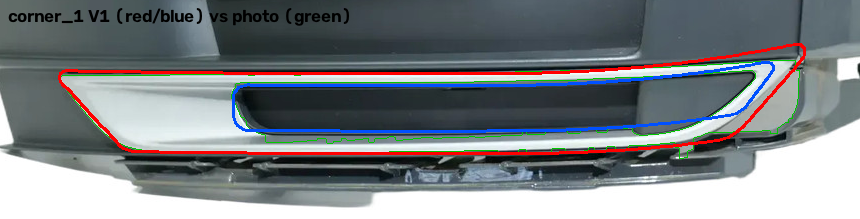
#> input picture audi-q2-81A807925A/work/ov_v1_corner_1.png, 860 x 219 px, given in place of mask_corner_1.png, which was not available
$ python fit_v1b.py
#> lines starting #> are read from the running program, lines starting #| are printed output that depends on the picture; after the words box and inside, x2 and y2 are one past the last pixel; in counts of white or black regions, pixels touching at a corner belong together; pictures that were not available may be replaced by others from this repository, and a replacement may not be noted
### audi-q2-81A807925A/cad/geometry/planform.py
"""Front-view (XY) planform of 81A807925A: outer contour + through-opening.

All corners are exact tangent arcs (line / arc segments), so the STEP keeps
true circular edges. Geometry is driven only by cad/parameters.py.
"""
import math
import numpy as np
import cadquery as cq

import parameters as P


def _unit(v):
    v = np.asarray(v, float)
    return v / np.linalg.norm(v)


def rounded_polygon(pts, radii):
    """Return a list of segments for a closed polygon with filleted corners.

    pts   : list of (x, y) vertices (closed implicitly)
    radii : corner radius per vertex (0 = sharp)
    segments: ("line", p0, p1) | ("arc", p0, pm, p1)
    """
    n = len(pts)
    pts = [np.asarray(p, float) for p in pts]
    corners = []
    for i in range(n):
        p_prev, p, p_next = pts[i - 1], pts[i], pts[(i + 1) % n]
        r = radii[i]
        u_in = _unit(p_prev - p)     # toward previous vertex
        u_out = _unit(p_next - p)    # toward next vertex
        cosang = float(np.clip(np.dot(u_in, u_out), -1.0, 1.0))
        theta = math.acos(cosang)    # interior angle at vertex
        if r <= 0 or theta < 1e-6 or abs(theta - math.pi) < 1e-6:
            corners.append((p, None, p))
            continue
        d = r / math.tan(theta / 2.0)
        # keep tangent points inside the adjacent edges
        d = min(d, 0.49 * np.linalg.norm(p_prev - p), 0.49 * np.linalg.norm(p_next - p))
        r_eff = d * math.tan(theta / 2.0)
        t_in = p + u_in * d
        t_out = p + u_out * d
        bis = _unit(u_in + u_out)
        center = p + bis * (r_eff / math.sin(theta / 2.0))
        mid = center - bis * r_eff
        corners.append((t_in, mid, t_out))
    segs = []
    for i in range(n):
        t_in, mid, t_out = corners[i]
        if mid is not None:
            segs.append(("arc", t_in, mid, t_out))
        nxt_in = corners[(i + 1) % n][0]
        if np.linalg.norm(nxt_in - t_out) > 1e-6:
            segs.append(("line", t_out, nxt_in))
    return segs


# [9 lines left out: function segments_to_wire, not called in this run]


def _outer_raw(dx_tip=0.0, dx_out=0.0):
    pts = [
        (0.0 - dx_tip, 0.0),                  # A inner tip (top-left), sharp vertex
        (P.L + dx_out, -P.TOP_EDGE_BOW),      # B outer top corner (X extreme), sharp vertex
        (P.L - P.OUTER_RUN, -P.H),            # C outer bottom corner
        (P.INNER_RUN, -P.H),                  # D inner bottom corner
    ]
    radii = [P.R_TIP, P.R_OUTER_TOP, P.R_OUTER_BOT, P.R_INNER_BOT]
    # build clockwise -> reverse to CCW for a positive face normal (+Z)
    return pts[::-1], radii[::-1]


_DX = None


def outer_outline():
    """Outer contour, installed front view. Tip at top-left (inner end).
    Sharp vertices A and B are pushed outward so that the ROUNDED outline
    spans exactly X = 0 ... L (L is the photo-measured visible extent)."""
    global _DX
    if _DX is None:
        dx_tip = dx_out = 0.0
        for _ in range(4):
            pts, radii = _outer_raw(dx_tip, dx_out)
            xs = _sample(pts, radii)[:, 0]
            dx_tip += xs.min() - 0.0
            dx_out += P.L - xs.max()
        _DX = (dx_tip, dx_out)
    return _outer_raw(*_DX)


def _sample(pts, radii, step=0.5):
    return _polyline(rounded_polygon(pts, radii), step)


def outer_x_at(y):
    """X of the (sharp) outer slanted end at height y (y in [-H, 0])."""
    return P.L - P.OUTER_RUN * (-y) / P.H


def inner_x_at(y):
    """X of the (sharp) inner slanted end at height y."""
    return P.INNER_RUN * (-y) / P.H


def opening_outline():
    y_top = -P.W_TOP
    y_bot = -(P.H - P.W_BOT)
    x_rt = outer_x_at(y_top) - P.W_OUTER
    x_rb = outer_x_at(y_bot) - P.W_OUTER
    pts = [
        (P.OPEN_X0, y_top),
        (x_rt, y_top),
        (x_rb, y_bot),
        (P.OPEN_X0, y_bot),
    ]
    radii = [P.R_OPEN_IN, P.R_OPEN_OUT_TOP, P.R_OPEN_OUT_BOT, P.R_OPEN_IN]
    return pts[::-1], radii[::-1]


# ---------------------------------------------------------------------------
# V2: independent periodic splines (control points photo-fitted), active when
# parameters define OUTER_CPS / OPENING_CPS. V1 (lines + arcs) otherwise.
# ---------------------------------------------------------------------------
def _spline_mode(which):
    return getattr(P, "OUTER_CPS" if which == "outer" else "OPENING_CPS", None) is not None


# [93 lines left out: functions spline_points, _offset_cps, _spline_wire, _poly_wire, outer_wire, opening_wire, not called in this run]


def outline_polyline(which="outer", step=1.0):
    """Sampled 2D outline (numpy Nx2), used for photo overlays / docs."""
    if _spline_mode(which):
        pts = spline_points(which, 2000)
        d = np.r_[0, np.cumsum(np.linalg.norm(np.diff(pts, axis=0), axis=1))]
        t = np.arange(0, d[-1], step)
        return np.c_[np.interp(t, d, pts[:, 0]), np.interp(t, d, pts[:, 1])]
    pts, radii = outer_outline() if which == "outer" else opening_outline()
    return _polyline(rounded_polygon(pts, radii), step)


def _polyline(segs, step=1.0):
    out = []
    for s in segs:
        if s[0] == "line":
            p0, p1 = s[1], s[2]
            n = max(2, int(np.linalg.norm(p1 - p0) / step))
            out += [p0 + (p1 - p0) * t for t in np.linspace(0, 1, n, endpoint=False)]
        else:
            p0, pm, p1 = s[1], s[2], s[3]
            # circle through 3 points
            ax, ay = p0; bx, by = pm; cx, cy = p1
            d = 2 * (ax * (by - cy) + bx * (cy - ay) + cx * (ay - by))
            ux = ((ax**2 + ay**2) * (by - cy) + (bx**2 + by**2) * (cy - ay) + (cx**2 + cy**2) * (ay - by)) / d
            uy = ((ax**2 + ay**2) * (cx - bx) + (bx**2 + by**2) * (ax - cx) + (cx**2 + cy**2) * (bx - ax)) / d
            c = np.array([ux, uy]); r = np.linalg.norm(p0 - c)
            a0 = math.atan2(*(p0 - c)[::-1]); am = math.atan2(*(pm - c)[::-1]); a1 = math.atan2(*(p1 - c)[::-1])
            # choose direction passing through am
            def norm(a): return (a - a0) % (2 * math.pi)
            ccw = norm(am) < norm(a1)
            span = norm(a1) if ccw else -((a0 - a1) % (2 * math.pi))
            n = max(3, int(abs(span) * r / step))
            out += [c + r * np.array([math.cos(a0 + span * t), math.sin(a0 + span * t)])
                    for t in np.linspace(0, 1, n, endpoint=False)]
    return np.array(out)


# ---------------------------------------------------------------------------
# V7: raised rail beads + recessed levels between them (photo alB_1, alA_3, fre_2).
#  LEDGE  : outer inset by W_BEAD (bead = constant-width band along the outer edge),
#           set back by D_LEDGE; along the opening it is the thin ledge that ends with
#           the two steps near END B (clipped at FLOOR_S_MAX: the END B loop is bead only).
#  POCKET : END A only, between the straight extensions of the opening top / bottom
#           edges ('sopra e sotto continuano dritte'), kept >= POCKET_RIM inside the
#           bead, set back by D_RECESS (the 'rientro').
# Both run 0.5 mm into the opening (no faces coincident with the opening walls) and
# are morphologically opened to drop strips narrower than FLOOR_MIN_W.
# ---------------------------------------------------------------------------
# [102 lines left out: functions recess_polygons, _ring_spline_wire, recess_wires, outer_smooth_polygon, recess_regions_smooth, not called in this run]

### audi-q2-81A807925A/work/fitlib.py
"""Silhouette-based camera / shape fitting against exact-target photos.

Model curves = planform outlines (outer, opening) lifted onto the visible surface
z = zf(s, y; Zparams), converted to the right-handed CAD frame X = L - s.
Camera = pinhole (rvec, tvec, f), principal point at image centre, no distortion.
Residuals = symmetric chamfer distance (model->photo via distance transform,
photo->model via KD-tree), in pixels.
"""
import json, math, os, sys
import numpy as np, cv2
from scipy.optimize import least_squares
from scipy.spatial import cKDTree

ROOT = os.path.dirname(os.path.dirname(os.path.abspath(__file__)))
sys.path.insert(0, os.path.join(ROOT, "cad"))
import parameters as P  # noqa
from geometry import planform as PF  # noqa

ZDEF = dict(sag=P.Z_SAG_MAIN, u0=P.X_WRAP_START, zw=P.Z_WRAP_OUTER, p=P.WRAP_EXP,
            pitch=P.PITCH_DEG, twist=P.TWIST_OUTER_DEG, crown=0.0)


def zf(s, y, Z):
    Hh = Z.get("H", P.H)
    u = np.clip(s / P.L, -0.1, 1.1)
    w = np.clip((u - Z["u0"]) / (1 - Z["u0"]), 0, None)
    pitch = np.radians(Z["pitch"] + Z["twist"] * np.clip(w, 0, 1))
    v = np.clip(-y / Hh, 0, 1)
    z = (-Z["sag"] * 4 * u * (1 - u) + Z["zw"] * w ** Z["p"] + (y + Hh / 2) * np.tan(pitch)
         - Z["crown"] * 4 * v * (1 - v))
    z0 = (Hh / 2) * math.tan(math.radians(Z["pitch"]))
    return z - z0


def lift(sy, Z):
    s, y = sy[:, 0], sy[:, 1]
    return np.c_[P.L - s, y, zf(s, y, Z)]


def model_curves(Z=ZDEF, outer=None, opening=None):
    o = PF.outline_polyline("outer", 2.0) if outer is None else outer
    i = PF.outline_polyline("opening", 2.0) if opening is None else opening
    return lift(o, Z), lift(i, Z)


def load_photo(name):
    m = cv2.imread(os.path.join(ROOT, "work", f"mask_{name}.png"), 0)
    cs, hier = cv2.findContours(m, cv2.RETR_CCOMP, cv2.CHAIN_APPROX_NONE)
    hier = hier[0]
    outer = max([c for c, h in zip(cs, hier) if h[3] < 0], key=cv2.contourArea)[:, 0, :].astype(float)
    holes = [c for c, h in zip(cs, hier) if h[3] >= 0]
    hole = max(holes, key=cv2.contourArea)[:, 0, :].astype(float) if holes else None
    H, W = m.shape
    def dt(pts):
        img = np.full((H, W), 255, np.uint8)
        cv2.polylines(img, [pts.astype(np.int32).reshape(-1, 1, 2)], True, 0, 1)
        return cv2.distanceTransform(img, cv2.DIST_L2, 5)
    return dict(name=name, W=W, H=H, outer=outer, hole=hole, dt_outer=dt(outer),
                dt_hole=dt(hole) if hole is not None else None,
                kd_outer=cKDTree(outer), kd_hole=cKDTree(hole) if hole is not None else None)


# [109 lines left out: functions project, _sample, residuals, init_cams, fit_camera, fit_camera_fixed_f and 1 more, not called in this run]

### audi-q2-81A807925A/work/fit_v1b.py
import json, numpy as np, warnings, cv2; warnings.filterwarnings("ignore")
from fitlib import *
names=["corner_1","corner_2","corner_3","corner_4","corner_5","corner_6"]
Xo,Xi=model_curves(); phs={n:load_photo(n) for n in names}
#> in load_photo, `m = cv2.imread(os.path.join(ROOT, "work", f"mask_{name}.png"), 0)`:
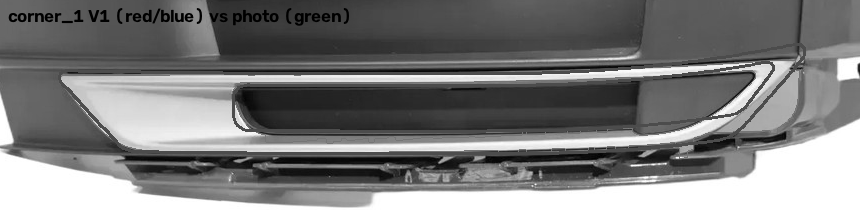
#> m: shape (219, 860); min 0, max 255, mean 127.2
#> in load_photo, `cs, hier = cv2.findContours(m, cv2.RETR_CCOMP, cv2.CHAIN_APPROX_NONE)`: cs = 110 contours, 79 with area under 20; largest, box (x1, y1, x2, y2) and area: (0, 0, 860, 219) 187262, (142, 9, 152, 23) 62, (100, 10, 110, 23) 55, (74, 10, 84, 23) 55, (88, 10, 99, 23) 54
#> in load_photo, `outer = max([c for c, h in zip(cs, hier) if h[3] < 0], key=cv2.contour..`: outer = 2154 pairs, first value 0 to 859, second value 0 to 218
#> in load_photo, `holes = [c for c, h in zip(cs, hier) if h[3] >= 0]`: holes = 109 contours, 79 with area under 20; largest, box (x1, y1, x2, y2) and area: (142, 9, 152, 23) 62, (100, 10, 110, 23) 55, (74, 10, 84, 23) 55, (88, 10, 99, 23) 54, (161, 9, 170, 23) 54
#> in load_photo, `hole = max(holes, key=cv2.contourArea)[:, 0, :].astype(float) if holes..`: hole = 48 pairs, first value 142 to 151, second value 9 to 22
#> in dt, `cv2.polylines(img, [pts.astype(np.int32).reshape(-1, 1, 2)], True, 0, 1)`:
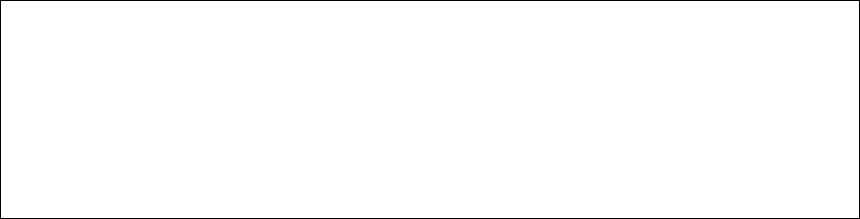
#> img: shape (219, 860); 98.9% white; black in thin lines or dots
#> in dt, `return cv2.distanceTransform(img, cv2.DIST_L2, 5)`:
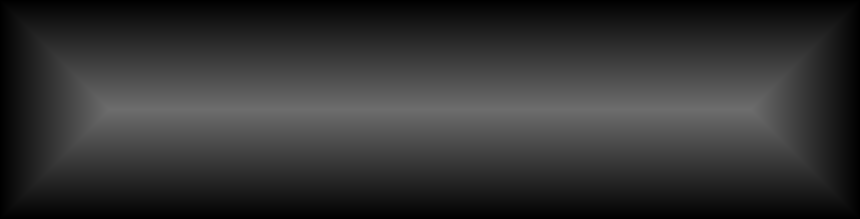
#> returned value: shape (219, 860) float32; min 0, max 109, mean 49.6
#> in dt (call 2), `img = np.full((H, W), 255, np.uint8)`: img: shape (219, 860); every value is 255
#> in dt (call 2), `cv2.polylines(img, [pts.astype(np.int32).reshape(-1, 1, 2)], True, 0, 1)`:
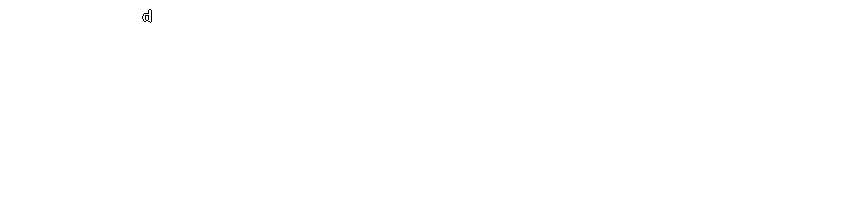
#> img: shape (219, 860); 100% white; black in thin lines or dots, all inside (x1, y1, x2, y2) = (142, 9, 152, 23)
#> in dt (call 2), `return cv2.distanceTransform(img, cv2.DIST_L2, 5)`:
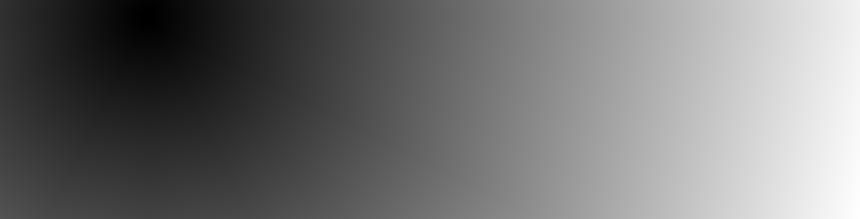
#> returned value: shape (219, 860) float32; min 0, max 746.8, mean 335.7; drawn with min black and max white
#> call 2 of load_photo, with name = 'corner_2'
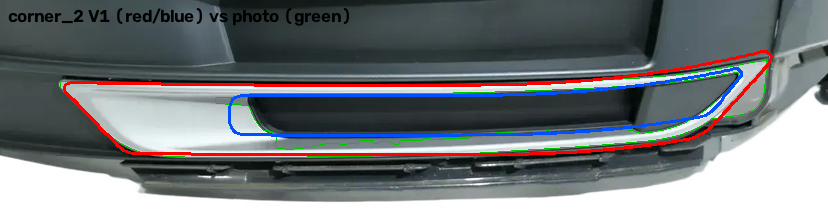
#> input picture audi-q2-81A807925A/work/ov_v1_corner_2.png, 828 x 218 px, given in place of mask_corner_2.png, which was not available
#> in load_photo (call 2), `m = cv2.imread(os.path.join(ROOT, "work", f"mask_{name}.png"), 0)`:
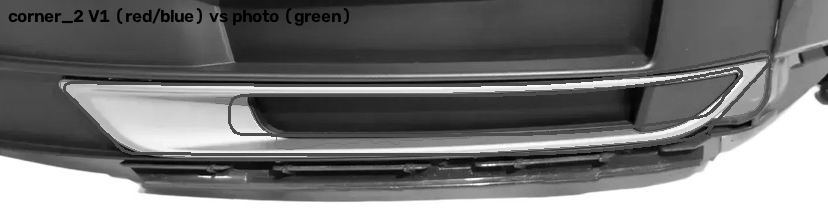
#> m: shape (218, 828); min 0, max 255, mean 119.3
#> in load_photo (call 2), `cs, hier = cv2.findContours(m, cv2.RETR_CCOMP, cv2.CHAIN_APPROX_NONE)`: cs = 106 contours, 74 with area under 20; largest, box (x1, y1, x2, y2) and area: (0, 0, 828, 218) 179459, (142, 9, 152, 23) 62, (100, 10, 110, 23) 55, (88, 10, 99, 23) 54, (161, 9, 170, 23) 54
#> in load_photo (call 2), `outer = max([c for c, h in zip(cs, hier) if h[3] < 0], key=cv2.contour..`: outer = 2088 pairs, first value 0 to 827, second value 0 to 217
#> in load_photo (call 2), `holes = [c for c, h in zip(cs, hier) if h[3] >= 0]`: holes = 105 contours, 74 with area under 20; largest, box (x1, y1, x2, y2) and area: (142, 9, 152, 23) 62, (100, 10, 110, 23) 55, (88, 10, 99, 23) 54, (161, 9, 170, 23) 54, (243, 9, 252, 23) 50
#> in dt (call 3), `cv2.polylines(img, [pts.astype(np.int32).reshape(-1, 1, 2)], True, 0, 1)`: img: shape (218, 828); 98.8% white; black in thin lines or dots
#> in dt (call 4), `img = np.full((H, W), 255, np.uint8)`: img: shape (218, 828); every value is 255
#> (the run stopped early here; a loop or call above may not have finished)
